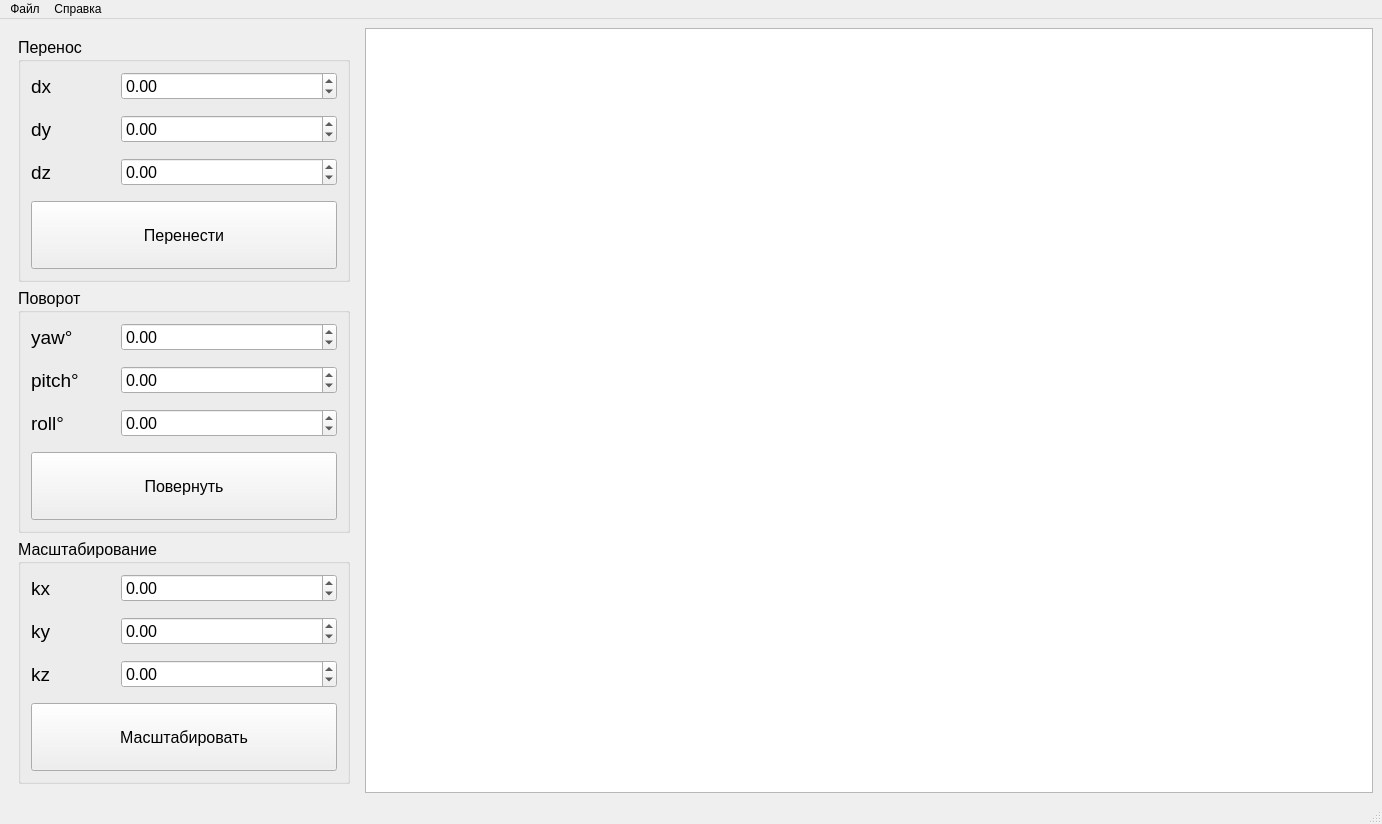
<?xml version="1.0" encoding="UTF-8"?>
<ui version="4.0">
 <class>MainWindow</class>
 <widget class="QMainWindow" name="MainWindow">
  <property name="geometry">
   <rect>
    <x>0</x>
    <y>0</y>
    <width>1382</width>
    <height>824</height>
   </rect>
  </property>
  <property name="minimumSize">
   <size>
    <width>1000</width>
    <height>672</height>
   </size>
  </property>
  <property name="windowTitle">
   <string>MainWindow</string>
  </property>
  <property name="toolTipDuration">
   <number>-6</number>
  </property>
  <widget class="QWidget" name="centralwidget">
   <property name="toolTipDuration">
    <number>-1</number>
   </property>
   <property name="inputMethodHints">
    <set>Qt::ImhNone</set>
   </property>
   <layout class="QHBoxLayout" name="horizontalLayout_2" stretch="0,0">
    <item>
     <widget class="QWidget" name="widget" native="true">
      <property name="minimumSize">
       <size>
        <width>350</width>
        <height>0</height>
       </size>
      </property>
      <layout class="QVBoxLayout" name="verticalLayout_2">
       <item>
        <widget class="QGroupBox" name="groupMoving">
         <property name="minimumSize">
          <size>
           <width>249</width>
           <height>173</height>
          </size>
         </property>
         <property name="maximumSize">
          <size>
           <width>16777215</width>
           <height>16777215</height>
          </size>
         </property>
         <property name="font">
          <font>
           <pointsize>12</pointsize>
          </font>
         </property>
         <property name="title">
          <string>Перенос</string>
         </property>
         <layout class="QGridLayout" name="gridGroupMoving" rowstretch="0,0,0,0,0,0" columnstretch="0,0,0,0">
          <property name="leftMargin">
           <number>10</number>
          </property>
          <property name="topMargin">
           <number>10</number>
          </property>
          <property name="rightMargin">
           <number>10</number>
          </property>
          <property name="bottomMargin">
           <number>10</number>
          </property>
          <property name="spacing">
           <number>15</number>
          </property>
          <item row="1" column="0">
           <widget class="QLabel" name="labelXMoving">
            <property name="sizePolicy">
             <sizepolicy hsizetype="Fixed" vsizetype="Preferred">
              <horstretch>0</horstretch>
              <verstretch>0</verstretch>
             </sizepolicy>
            </property>
            <property name="minimumSize">
             <size>
              <width>75</width>
              <height>0</height>
             </size>
            </property>
            <property name="font">
             <font>
              <pointsize>14</pointsize>
             </font>
            </property>
            <property name="text">
             <string>dx</string>
            </property>
           </widget>
          </item>
          <item row="1" column="1" colspan="3">
           <widget class="QDoubleSpinBox" name="InputXMoving">
            <property name="minimum">
             <double>-1000.000000000000000</double>
            </property>
            <property name="maximum">
             <double>1000.000000000000000</double>
            </property>
           </widget>
          </item>
          <item row="3" column="0">
           <widget class="QLabel" name="labelZMoving">
            <property name="sizePolicy">
             <sizepolicy hsizetype="Fixed" vsizetype="Preferred">
              <horstretch>0</horstretch>
              <verstretch>0</verstretch>
             </sizepolicy>
            </property>
            <property name="minimumSize">
             <size>
              <width>75</width>
              <height>0</height>
             </size>
            </property>
            <property name="font">
             <font>
              <pointsize>14</pointsize>
             </font>
            </property>
            <property name="text">
             <string>dz</string>
            </property>
           </widget>
          </item>
          <item row="5" column="0" colspan="4">
           <widget class="QPushButton" name="buttonMove">
            <property name="sizePolicy">
             <sizepolicy hsizetype="Expanding" vsizetype="Expanding">
              <horstretch>0</horstretch>
              <verstretch>0</verstretch>
             </sizepolicy>
            </property>
            <property name="minimumSize">
             <size>
              <width>0</width>
              <height>35</height>
             </size>
            </property>
            <property name="text">
             <string>Перенести</string>
            </property>
           </widget>
          </item>
          <item row="2" column="0">
           <widget class="QLabel" name="labelYMoving">
            <property name="sizePolicy">
             <sizepolicy hsizetype="Fixed" vsizetype="Preferred">
              <horstretch>0</horstretch>
              <verstretch>0</verstretch>
             </sizepolicy>
            </property>
            <property name="minimumSize">
             <size>
              <width>75</width>
              <height>0</height>
             </size>
            </property>
            <property name="font">
             <font>
              <pointsize>14</pointsize>
             </font>
            </property>
            <property name="text">
             <string>dy</string>
            </property>
           </widget>
          </item>
          <item row="2" column="1" colspan="3">
           <widget class="QDoubleSpinBox" name="InputYMoving">
            <property name="minimum">
             <double>-1000.000000000000000</double>
            </property>
            <property name="maximum">
             <double>1000.000000000000000</double>
            </property>
           </widget>
          </item>
          <item row="3" column="1" colspan="3">
           <widget class="QDoubleSpinBox" name="InputZMoving">
            <property name="minimum">
             <double>-1000.000000000000000</double>
            </property>
            <property name="maximum">
             <double>1000.000000000000000</double>
            </property>
           </widget>
          </item>
         </layout>
        </widget>
       </item>
       <item>
        <widget class="QGroupBox" name="groupTurn">
         <property name="minimumSize">
          <size>
           <width>249</width>
           <height>173</height>
          </size>
         </property>
         <property name="maximumSize">
          <size>
           <width>16777215</width>
           <height>16777215</height>
          </size>
         </property>
         <property name="font">
          <font>
           <pointsize>12</pointsize>
          </font>
         </property>
         <property name="title">
          <string>Поворот</string>
         </property>
         <layout class="QGridLayout" name="gridGroupTurn" rowstretch="0,0,0,0" columnstretch="0,0,0">
          <property name="leftMargin">
           <number>10</number>
          </property>
          <property name="topMargin">
           <number>10</number>
          </property>
          <property name="rightMargin">
           <number>10</number>
          </property>
          <property name="bottomMargin">
           <number>10</number>
          </property>
          <property name="spacing">
           <number>15</number>
          </property>
          <item row="0" column="0">
           <widget class="QLabel" name="labelXTurn">
            <property name="sizePolicy">
             <sizepolicy hsizetype="Fixed" vsizetype="Preferred">
              <horstretch>0</horstretch>
              <verstretch>0</verstretch>
             </sizepolicy>
            </property>
            <property name="minimumSize">
             <size>
              <width>75</width>
              <height>0</height>
             </size>
            </property>
            <property name="font">
             <font>
              <pointsize>14</pointsize>
             </font>
            </property>
            <property name="text">
             <string>yaw°</string>
            </property>
           </widget>
          </item>
          <item row="1" column="1" colspan="2">
           <widget class="QDoubleSpinBox" name="InputPitchTurn">
            <property name="minimum">
             <double>-1000.000000000000000</double>
            </property>
            <property name="maximum">
             <double>1000.000000000000000</double>
            </property>
           </widget>
          </item>
          <item row="2" column="0">
           <widget class="QLabel" name="labelZTurn">
            <property name="sizePolicy">
             <sizepolicy hsizetype="Fixed" vsizetype="Preferred">
              <horstretch>0</horstretch>
              <verstretch>0</verstretch>
             </sizepolicy>
            </property>
            <property name="minimumSize">
             <size>
              <width>75</width>
              <height>0</height>
             </size>
            </property>
            <property name="font">
             <font>
              <pointsize>14</pointsize>
             </font>
            </property>
            <property name="text">
             <string>roll°</string>
            </property>
           </widget>
          </item>
          <item row="1" column="0">
           <widget class="QLabel" name="labelYTurn">
            <property name="sizePolicy">
             <sizepolicy hsizetype="Fixed" vsizetype="Preferred">
              <horstretch>0</horstretch>
              <verstretch>0</verstretch>
             </sizepolicy>
            </property>
            <property name="minimumSize">
             <size>
              <width>75</width>
              <height>0</height>
             </size>
            </property>
            <property name="font">
             <font>
              <pointsize>14</pointsize>
             </font>
            </property>
            <property name="text">
             <string>pitch°</string>
            </property>
           </widget>
          </item>
          <item row="2" column="1" colspan="2">
           <widget class="QDoubleSpinBox" name="InputRollTurn">
            <property name="minimum">
             <double>-1000.000000000000000</double>
            </property>
            <property name="maximum">
             <double>1000.000000000000000</double>
            </property>
           </widget>
          </item>
          <item row="3" column="0" colspan="3">
           <widget class="QPushButton" name="buttonTurn">
            <property name="sizePolicy">
             <sizepolicy hsizetype="Expanding" vsizetype="Expanding">
              <horstretch>0</horstretch>
              <verstretch>0</verstretch>
             </sizepolicy>
            </property>
            <property name="minimumSize">
             <size>
              <width>0</width>
              <height>35</height>
             </size>
            </property>
            <property name="text">
             <string>Повернуть</string>
            </property>
           </widget>
          </item>
          <item row="0" column="1" colspan="2">
           <widget class="QDoubleSpinBox" name="InputYawTurn">
            <property name="minimum">
             <double>-1000.000000000000000</double>
            </property>
            <property name="maximum">
             <double>1000.000000000000000</double>
            </property>
           </widget>
          </item>
         </layout>
        </widget>
       </item>
       <item>
        <widget class="QGroupBox" name="groupScale">
         <property name="maximumSize">
          <size>
           <width>16777215</width>
           <height>16777215</height>
          </size>
         </property>
         <property name="font">
          <font>
           <pointsize>12</pointsize>
          </font>
         </property>
         <property name="title">
          <string>Масштабирование</string>
         </property>
         <layout class="QGridLayout" name="gridGroupScale" rowstretch="0,0,0,0">
          <property name="leftMargin">
           <number>10</number>
          </property>
          <property name="topMargin">
           <number>10</number>
          </property>
          <property name="rightMargin">
           <number>10</number>
          </property>
          <property name="bottomMargin">
           <number>10</number>
          </property>
          <property name="spacing">
           <number>15</number>
          </property>
          <item row="0" column="0">
           <widget class="QLabel" name="labelXScale">
            <property name="sizePolicy">
             <sizepolicy hsizetype="Fixed" vsizetype="Preferred">
              <horstretch>0</horstretch>
              <verstretch>0</verstretch>
             </sizepolicy>
            </property>
            <property name="minimumSize">
             <size>
              <width>75</width>
              <height>0</height>
             </size>
            </property>
            <property name="font">
             <font>
              <pointsize>14</pointsize>
              <italic>false</italic>
              <bold>false</bold>
              <underline>false</underline>
              <strikeout>false</strikeout>
              <kerning>true</kerning>
             </font>
            </property>
            <property name="frameShape">
             <enum>QFrame::NoFrame</enum>
            </property>
            <property name="frameShadow">
             <enum>QFrame::Plain</enum>
            </property>
            <property name="lineWidth">
             <number>1</number>
            </property>
            <property name="midLineWidth">
             <number>0</number>
            </property>
            <property name="text">
             <string>kx</string>
            </property>
            <property name="textFormat">
             <enum>Qt::PlainText</enum>
            </property>
            <property name="scaledContents">
             <bool>false</bool>
            </property>
            <property name="wordWrap">
             <bool>false</bool>
            </property>
            <property name="margin">
             <number>0</number>
            </property>
            <property name="indent">
             <number>-1</number>
            </property>
           </widget>
          </item>
          <item row="3" column="0" colspan="4">
           <widget class="QPushButton" name="buttonScale">
            <property name="sizePolicy">
             <sizepolicy hsizetype="Expanding" vsizetype="Expanding">
              <horstretch>0</horstretch>
              <verstretch>0</verstretch>
             </sizepolicy>
            </property>
            <property name="minimumSize">
             <size>
              <width>0</width>
              <height>35</height>
             </size>
            </property>
            <property name="font">
             <font>
              <pointsize>12</pointsize>
              <italic>false</italic>
              <bold>false</bold>
             </font>
            </property>
            <property name="text">
             <string>Масштабировать</string>
            </property>
           </widget>
          </item>
          <item row="1" column="0">
           <widget class="QLabel" name="labelYScale">
            <property name="sizePolicy">
             <sizepolicy hsizetype="Fixed" vsizetype="Preferred">
              <horstretch>0</horstretch>
              <verstretch>0</verstretch>
             </sizepolicy>
            </property>
            <property name="minimumSize">
             <size>
              <width>75</width>
              <height>0</height>
             </size>
            </property>
            <property name="font">
             <font>
              <pointsize>14</pointsize>
             </font>
            </property>
            <property name="text">
             <string>ky</string>
            </property>
           </widget>
          </item>
          <item row="2" column="0">
           <widget class="QLabel" name="labelZScale">
            <property name="sizePolicy">
             <sizepolicy hsizetype="Fixed" vsizetype="Preferred">
              <horstretch>0</horstretch>
              <verstretch>0</verstretch>
             </sizepolicy>
            </property>
            <property name="minimumSize">
             <size>
              <width>75</width>
              <height>0</height>
             </size>
            </property>
            <property name="font">
             <font>
              <pointsize>14</pointsize>
             </font>
            </property>
            <property name="text">
             <string>kz</string>
            </property>
           </widget>
          </item>
          <item row="0" column="1" colspan="3">
           <widget class="QDoubleSpinBox" name="InputXScale">
            <property name="minimum">
             <double>-1000.000000000000000</double>
            </property>
            <property name="maximum">
             <double>1000.000000000000000</double>
            </property>
           </widget>
          </item>
          <item row="1" column="1" colspan="3">
           <widget class="QDoubleSpinBox" name="InputYScale">
            <property name="minimum">
             <double>-1000.000000000000000</double>
            </property>
            <property name="maximum">
             <double>1000.000000000000000</double>
            </property>
           </widget>
          </item>
          <item row="2" column="1" colspan="3">
           <widget class="QDoubleSpinBox" name="InputZScale">
            <property name="minimum">
             <double>-1000.000000000000000</double>
            </property>
            <property name="maximum">
             <double>1000.000000000000000</double>
            </property>
           </widget>
          </item>
         </layout>
        </widget>
       </item>
      </layout>
     </widget>
    </item>
    <item>
     <widget class="QGraphicsView" name="graphicsView">
      <property name="minimumSize">
       <size>
        <width>665</width>
        <height>612</height>
       </size>
      </property>
     </widget>
    </item>
   </layout>
  </widget>
  <widget class="QStatusBar" name="statusbar"/>
  <widget class="QMenuBar" name="menubar">
   <property name="geometry">
    <rect>
     <x>0</x>
     <y>0</y>
     <width>1382</width>
     <height>25</height>
    </rect>
   </property>
   <widget class="QMenu" name="actionsFile">
    <property name="title">
     <string>Файл</string>
    </property>
    <addaction name="separator"/>
    <addaction name="separator"/>
    <addaction name="SaveFile"/>
    <addaction name="LoadFile"/>
   </widget>
   <widget class="QMenu" name="actionsInformation">
    <property name="title">
     <string>Справка</string>
    </property>
    <addaction name="GetFileInfo"/>
    <addaction name="GetProgramInfo"/>
   </widget>
   <addaction name="actionsFile"/>
   <addaction name="actionsInformation"/>
  </widget>
  <action name="SaveFile">
   <property name="text">
    <string>Сохранить</string>
   </property>
  </action>
  <action name="LoadFile">
   <property name="text">
    <string>Загрузить</string>
   </property>
  </action>
  <action name="GetFileInfo">
   <property name="text">
    <string>Требования к входному файлу</string>
   </property>
  </action>
  <action name="GetProgramInfo">
   <property name="text">
    <string>Информация о программе</string>
   </property>
  </action>
  <action name="actionInfDeveloper">
   <property name="text">
    <string>Разработчик</string>
   </property>
  </action>
 </widget>
 <resources/>
 <connections/>
</ui>
